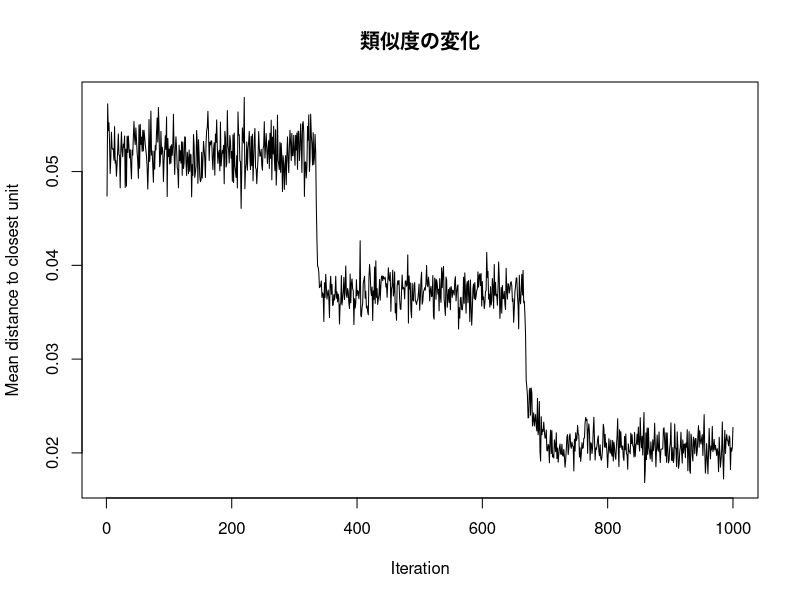
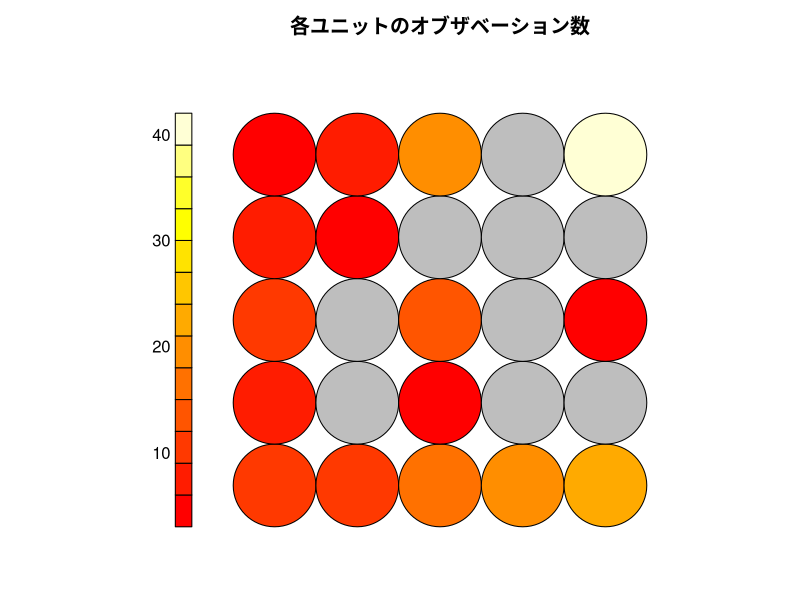
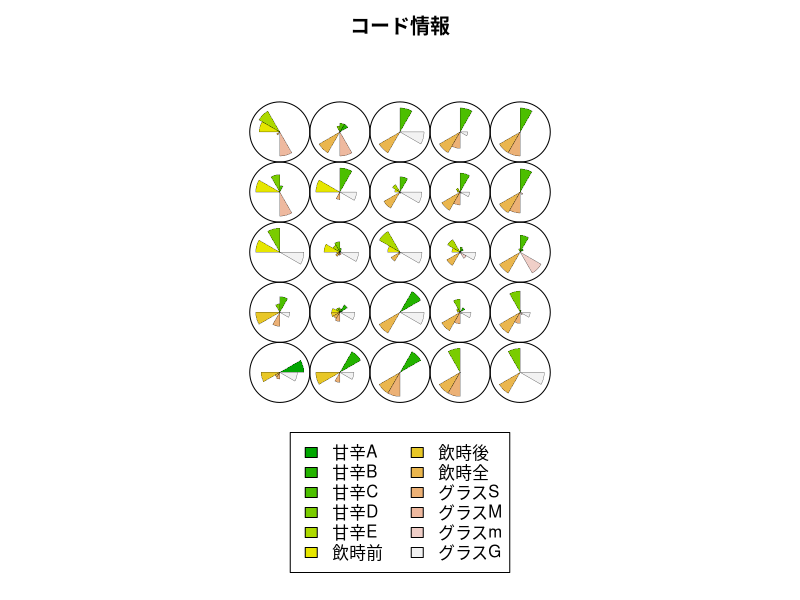
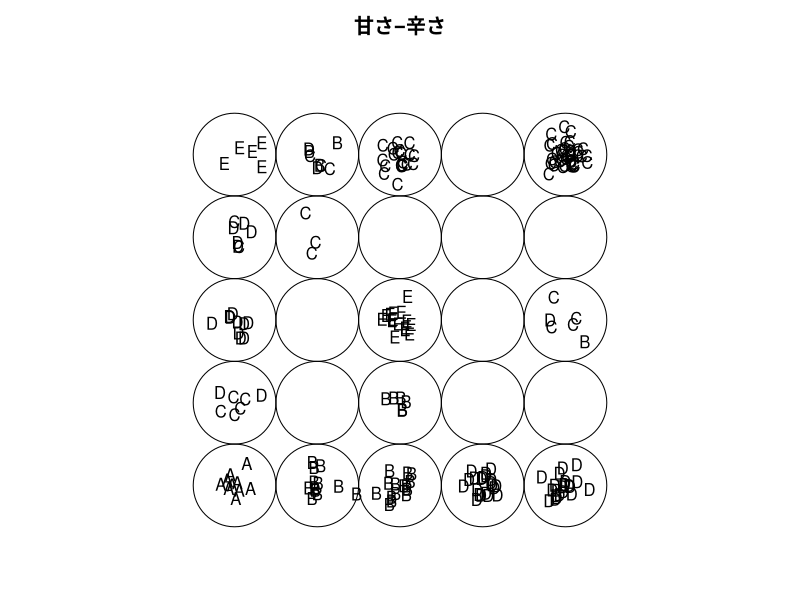
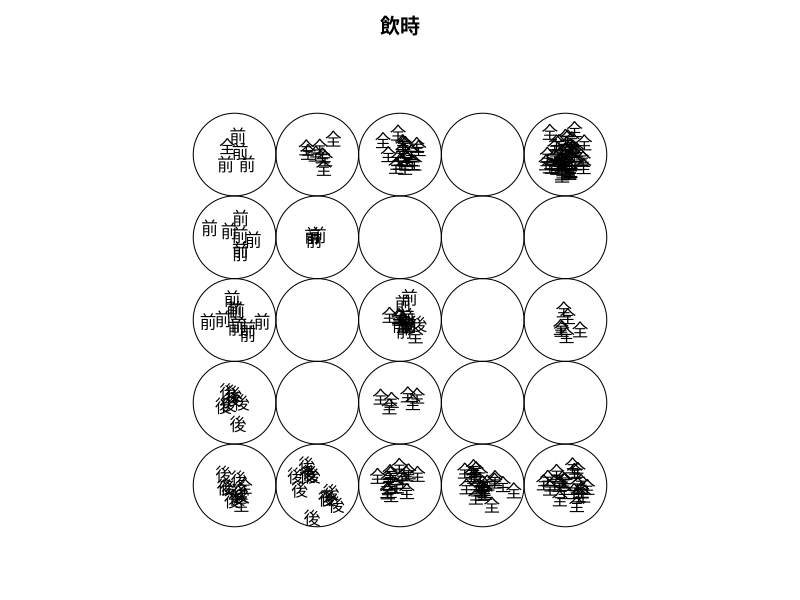
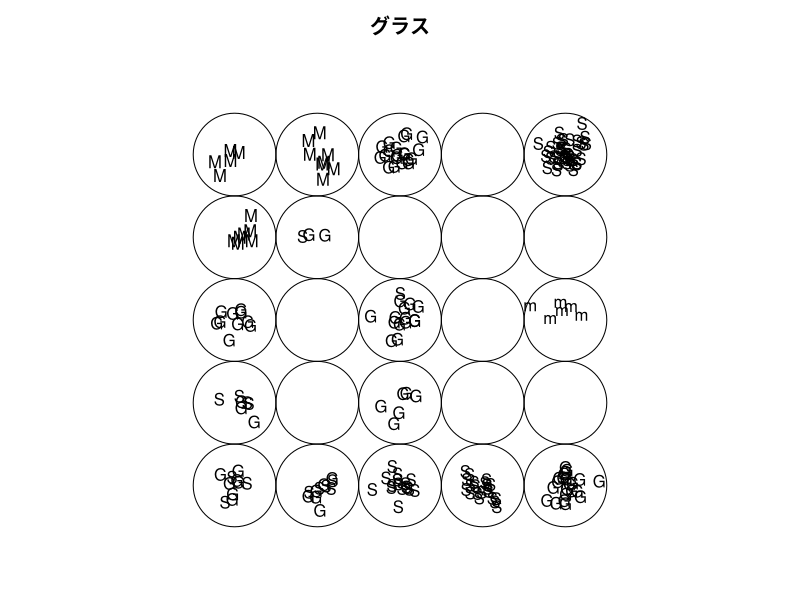

Here is the R script that generated these plots, in order:
library(kohonen)
カクテルデータ <- read.csv("cocktail.csv",header=T)

set.seed(123)
カクテルSOM <- som(scale(カクテルデータ[,5:16]), grid =somgrid(5,5, "rectangular"), rlen=1000)
#summary(カクテルSOM)

head(カクテルSOM$grid$pts, n=3)
tail(カクテルSOM$grid$pts, n=3)

plot(カクテルSOM, type="changes", main="類似度の変化")
plot(カクテルSOM, type="counts", main="各ユニットのオブザベーション数")
plot(カクテルSOM, type="codes", main="コード情報")

plot(カクテルSOM, type="mapping", labels=カクテルデータ[,2],main="甘さ−辛さ")
plot(カクテルSOM, type="mapping", labels=カクテルデータ[,3],main="飲時")
plot(カクテルSOM, type="mapping", labels=カクテルデータ[,4],main="グラス")
